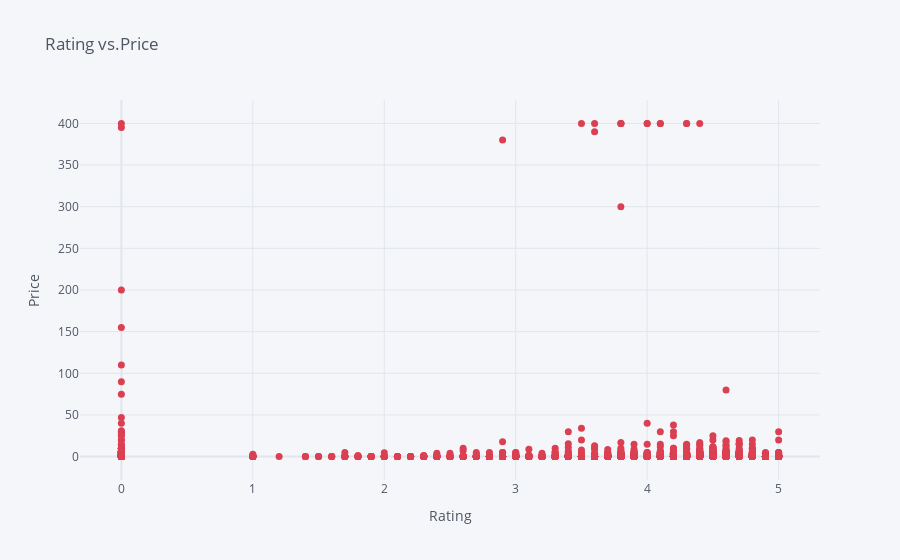

The notebook cell saved with this chart:
### Markdown cell above
#### Rating vs.Price

### Code cell
android[["Rating", "Price"]].iplot(kind="scatter",x="Rating", y="Price",
                                   yTitle='Price',xTitle="Rating", title='Rating vs.Price', mode='markers',
                                   size=7, color="red")

### Figure 1 — Plotly figure (JSON) as saved in the notebook; plotly's stock layout.template omitted (floating-point values rounded to 4 significant figures; data arrays with more than 128 entries replaced by an {"elided": "..."} marker saying what was removed)
{"data": [{"line": {"color": "rgba(219, 64, 82, 1.0)", "dash": "solid", "shape": "linear", "width": 1.3}, "marker": {"size": 7, "symbol": "circle"}, "mode": "markers", "name": "Price", "text": "", "type": "scatter", "x": {"elided": "9659 float values"}, "y": {"elided": "9659 float values"}}], "layout": {"legend": {"bgcolor": "#F5F6F9", "font": {"color": "#4D5663"}}, "paper_bgcolor": "#F5F6F9", "plot_bgcolor": "#F5F6F9", "title": {"font": {"color": "#4D5663"}, "text": "Rating vs.Price"}, "xaxis": {"gridcolor": "#E1E5ED", "showgrid": true, "tickfont": {"color": "#4D5663"}, "title": {"font": {"color": "#4D5663"}, "text": "Rating"}, "zerolinecolor": "#E1E5ED"}, "yaxis": {"gridcolor": "#E1E5ED", "showgrid": true, "tickfont": {"color": "#4D5663"}, "title": {"font": {"color": "#4D5663"}, "text": "Price"}, "zerolinecolor": "#E1E5ED"}}}
